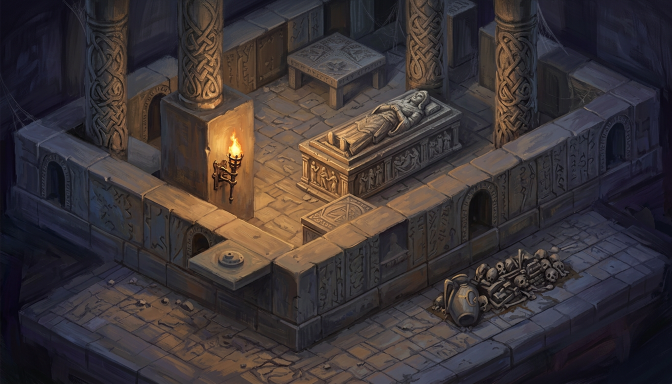
#> input picture qa/evidence/crypt-fresh/crypt_fresh_v1.png, 1344 x 768 px (shown at 1/2 size)
$ python build_overlays.py
#> lines starting #> are read from the running program, lines starting #| are printed output that depends on the picture; after the words box and inside, x2 and y2 are one past the last pixel; in counts of white or black regions, pixels touching at a corner belong together
#> in main, inp is the input picture: PIL image 1344x768 RGB; mean R, G, B 60.4, 52.4, 53.3
### qa/plate_overlays.py
#!/usr/bin/env python3
"""plate_overlays.py — the shared REGISTRATION primitives (edge-mask + edge-alignment recall).

Extracted from qa/evidence/1470/build_overlays.py so BOTH callers share ONE implementation:
  * qa/evidence/1470/build_overlays.py — the #1470 A/B evidence-image builder (its CLI still works,
    now importing these functions instead of carrying its own copy).
  * qa/plate_loop.py — the plate-sprint harness's registration gate (edge-recall vs the room greybox).

EDGE-ALIGNMENT RECALL is the deterministic registration signal: the fraction of the greybox's
structural-edge pixels that have a plate edge within a few px. High recall == the painted plate
preserves the authored greybox framing (the relight/registration stack can register its depth/normal
sidecars against it); low recall == props dropped / floor outpainted (drift). It is brightness-robust
(edge-based, not a luma silhouette), so a firelit/dark plate is judged on structure, not exposure.

Deterministic, offline (PIL only). No numpy, no LLM.
"""
from __future__ import annotations

from pathlib import Path

from PIL import Image, ImageFilter

# The contract greybox pixel frame (greybox_render_headless.PX_W/PX_H) — both images are resized to
# this before comparison so recall is computed in one fixed frame regardless of input resolution.
W, H = 1344, 768
EDGE_THR = 24     # FIND_EDGES brightness threshold: a pixel is a "structural edge" above this
TOL = 3           # px tolerance for a plate edge to count as covering a greybox edge


def edge_mask(im: Image.Image, thr: int = EDGE_THR) -> Image.Image:
    """Binary structural-edge mask (mode 'L', 0/255) of `im` via FIND_EDGES thresholded at `thr`."""
#> called with thr = 24
    return im.convert("L").filter(ImageFilter.FIND_EDGES).point(lambda p: 255 if p > thr else 0)
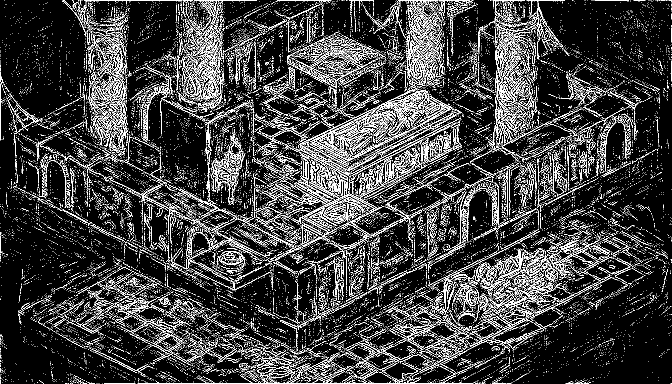
#> returned value: PIL image 1344x768 L (shown at 1/2 size); 14.8% white in thin lines or dots
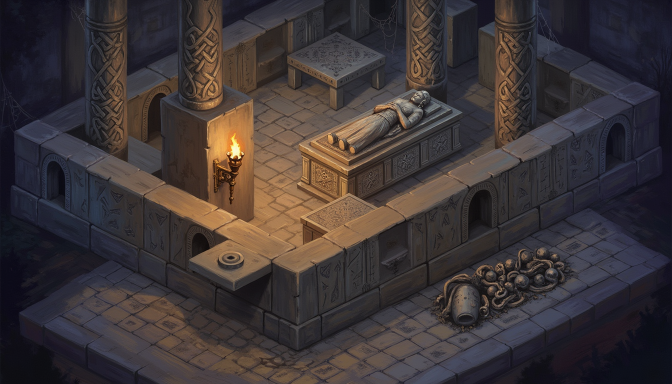
#> input picture qa/evidence/camerapin-img2img/candidates/strength_020.png, 1344 x 768 px (shown at 1/2 size)
#> in build_overlay, cand is the input picture: PIL image 1344x768 RGB; mean R, G, B 61.6, 53.7, 54.6
#> call 2 of edge_mask, with thr = 24
#> in edge_mask (call 2), `return im.convert("L").filter(ImageFilter.FIND_EDGES).point(lambda p: ..`:
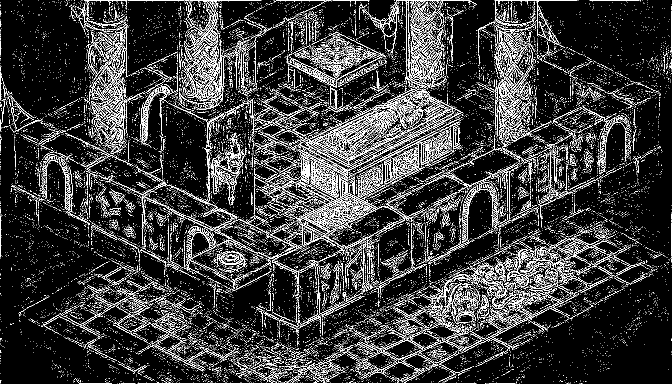
#> returned value: PIL image 1344x768 L (shown at 1/2 size); 13.6% white in thin lines or dots


def recall(grey_edges: Image.Image, plate_edges: Image.Image, tol: int = TOL) -> float:
    """Fraction of greybox edge pixels covered by a plate edge within `tol` px (via dilation).

    1.0 == every authored greybox edge has painted structure on it (perfect registration); 0.0 ==
    none do. `grey_edges` / `plate_edges` are the same-size binary masks from :func:`edge_mask`."""
#> called with tol = 3
    dil = plate_edges.filter(ImageFilter.MaxFilter(2 * tol + 1))
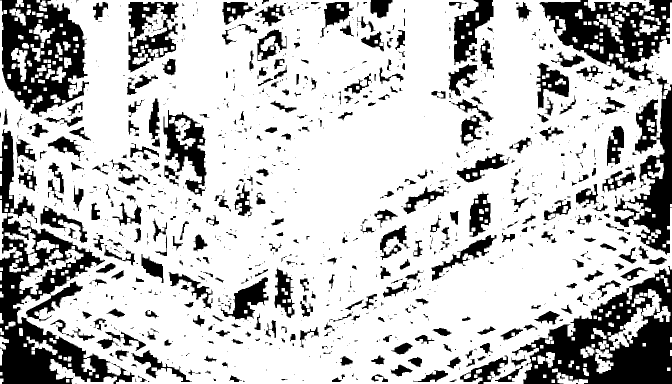
#> dil: PIL image 1344x768 L (shown at 1/2 size); 75.6% white; 1043 black regions (653 under 20 px), largest, box (x1, y1, x2, y2) and area: (0, 258, 269, 768) 35327, (1024, 532, 1344, 768) 34506, (0, 0, 178, 234) 23122
    gd, dd = grey_edges.getdata(), dil.getdata()
    tot = cov = 0
    for g, d in zip(gd, dd):
        if g:
            tot += 1
            if d:
                cov += 1
#> this loop made 1032192 passes
#> d on passes 1 to 3: 0, 0, 0
#> after the loop, cov = 145573; tot = 152804
    return cov / tot if tot else 0.0


# [10 lines left out: function registration_recall, not called in this run]

### qa/evidence/camerapin-img2img/build_overlays.py
#!/usr/bin/env python3
"""build_overlays.py — registration overlays for the camera-pin img2img strength sweep.

For each strength candidate, writes overlay_<strength>.png (the INPUT plate's structural edges, bright
magenta, composited over the candidate — same primitive as qa/evidence/1470/build_overlays.py and
qa/evidence/1556/gate.py, via qa/plate_overlays.py) so registration drift is visible, not just a number.
Also writes a side-by-side progression strip (input | 0.20 | 0.30 | 0.40).

Deterministic, offline (PIL only). Regenerate: python3 qa/evidence/camerapin-img2img/build_overlays.py
"""
import sys
from pathlib import Path

from PIL import Image

_QA = Path(__file__).resolve().parents[2]
if str(_QA) not in sys.path:
    sys.path.insert(0, str(_QA))
from plate_overlays import W, H, edge_mask, recall  # noqa: E402

_HERE = Path(__file__).resolve().parent
INPUT = _QA / "evidence" / "crypt-fresh" / "crypt_fresh_v1.png"
CANDIDATES = {
    "0.20": _HERE / "candidates" / "strength_020.png",
    "0.30": _HERE / "candidates" / "strength_030.png",
    "0.40": _HERE / "candidates" / "strength_040.png",
}
OUT = _HERE / "overlays"
SMALL = (896, 512)


def build_overlay(input_edges: Image.Image, candidate_path: Path, strength: str) -> float:
    cand = Image.open(candidate_path).convert("RGB").resize((W, H))
    cand_edges = edge_mask(cand, 24)
    r = recall(input_edges, cand_edges)
#> r = 0.953

    edge_rgba = Image.new("RGBA", (W, H), (0, 0, 0, 0))
#> edge_rgba: PIL image 1344x768 RGBA; every value is 0
    magenta = Image.new("RGBA", (W, H), (255, 0, 220, 255))
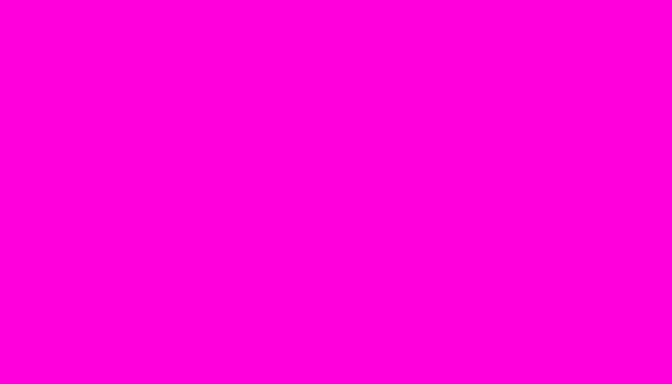
#> magenta: PIL image 1344x768 RGBA (shown at 1/2 size); mean R, G, B, A 255, 0, 220, 255
    edge_rgba.paste(magenta, (0, 0), input_edges)
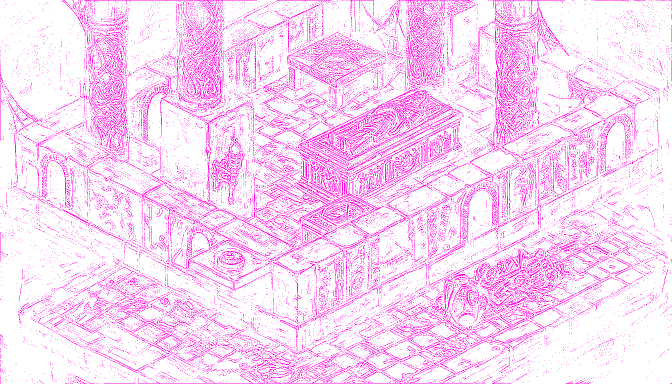
#> edge_rgba: PIL image 1344x768 RGBA (shown at 1/2 size); mean R, G, B, A 37.7, 0, 32.6, 37.7; transparent parts drawn white
    over = Image.alpha_composite(cand.convert("RGBA"), edge_rgba).convert("RGB")
    over.resize(SMALL).save(OUT / f"overlay_strength_{strength.replace('.', '')}.png")
    cand.resize(SMALL).save(OUT / f"plate_strength_{strength.replace('.', '')}.png")
    return r


def main() -> None:
    OUT.mkdir(exist_ok=True)
    inp = Image.open(INPUT).convert("RGB").resize((W, H))
    input_edges = edge_mask(inp, 24)
    inp.resize(SMALL).save(OUT / "plate_input.png")

    results = {}
    for strength, path in CANDIDATES.items():
        results[strength] = build_overlay(input_edges, path, strength)
        print(f"strength={strength}  recall_vs_input={results[strength]:.4f}")
#| strength=0.20  recall_vs_input=0.9527
#> pass 2 of the loop in main, `for strength, path in CANDIDATES.items():`:
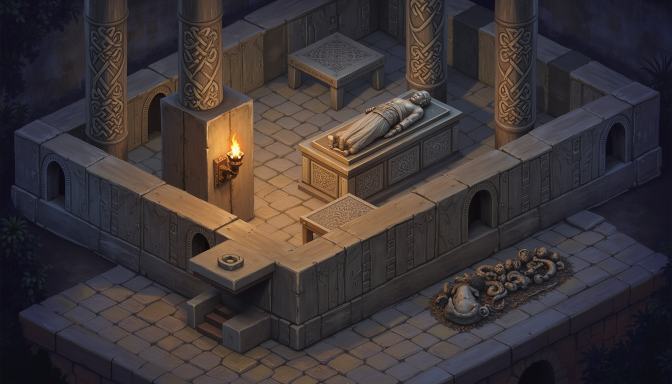
#> input picture qa/evidence/camerapin-img2img/candidates/strength_030.png, 1344 x 768 px (shown at 1/2 size)
#> in build_overlay, cand is the input picture: PIL image 1344x768 RGB; mean R, G, B 61.7, 53.9, 54.8
#> in edge_mask (call 3), `return im.convert("L").filter(ImageFilter.FIND_EDGES).point(lambda p: ..`:
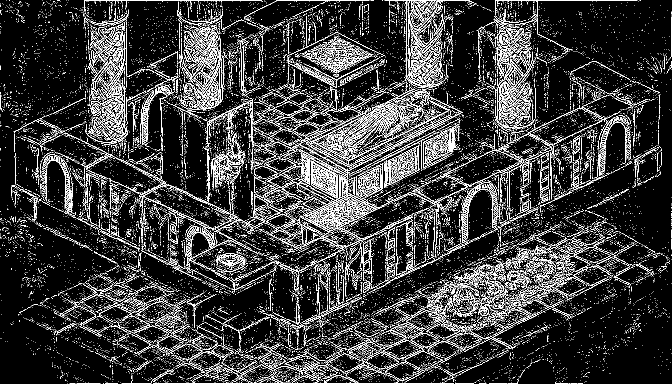
#> returned value: PIL image 1344x768 L (shown at 1/2 size); 13.8% white in thin lines or dots
#> dil: PIL image 1344x768 L; 76.1% white; 1113 black regions (708 under 20 px), largest, box (x1, y1, x2, y2) and area: (0, 443, 228, 768) 30986, (1022, 523, 1344, 768) 29325, (1079, 0, 1344, 167) 19589
#> the loop in recall (call 2), `for g, d in zip(gd, dd):` made 1032192 passes
#> r = 0.933
#> in build_overlay (call 2), `cand.resize(SMALL).save(OUT / f"plate_strength_{strength.replace('.', ..`:
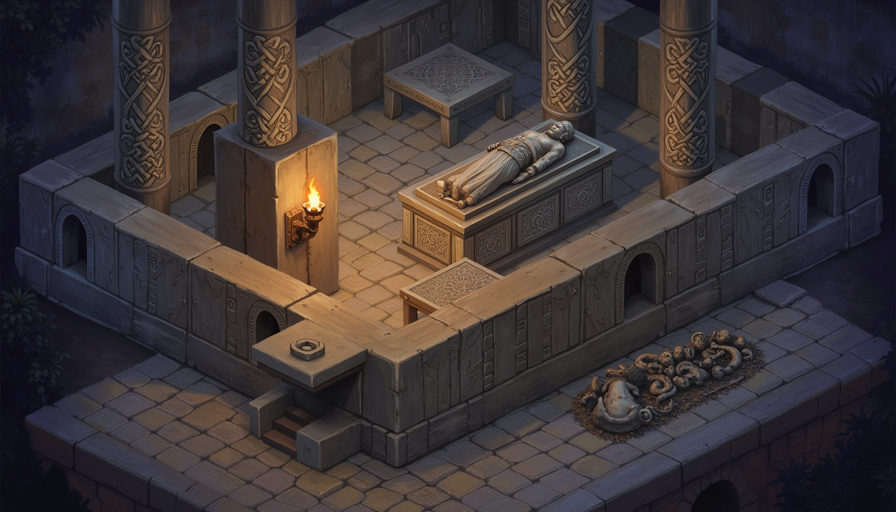
#> saved as plate_strength_030.png: PIL image 896x512 RGB; mean R, G, B 61.7, 53.9, 54.8
#| strength=0.30  recall_vs_input=0.9332
#> pass 3 of the loop in main, `for strength, path in CANDIDATES.items():`:
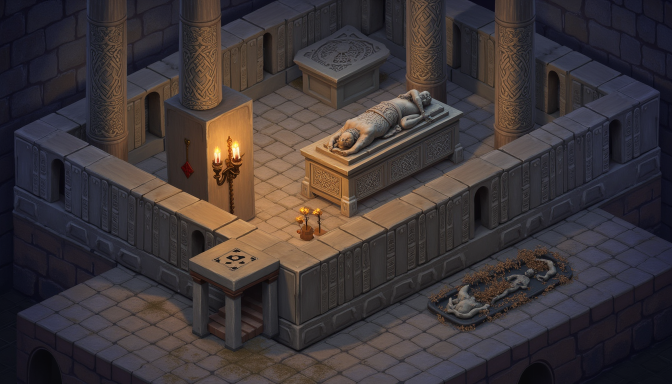
#> input picture qa/evidence/camerapin-img2img/candidates/strength_040.png, 1344 x 768 px (shown at 1/2 size)
#> in build_overlay, cand is the input picture: PIL image 1344x768 RGB; mean R, G, B 61.9, 54, 55
#> in edge_mask (call 4), `return im.convert("L").filter(ImageFilter.FIND_EDGES).point(lambda p: ..`:
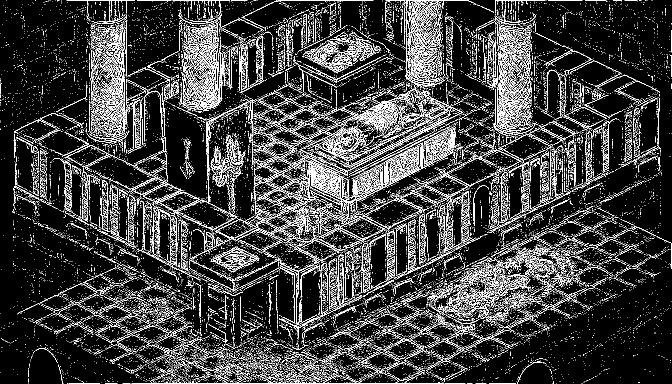
#> returned value: PIL image 1344x768 L (shown at 1/2 size); 14.6% white in thin lines or dots
#> dil: PIL image 1344x768 L; 76% white; 973 black regions (597 under 20 px), largest, box (x1, y1, x2, y2) and area: (0, 0, 284, 768) 49621, (900, 519, 1344, 768) 34505, (1040, 9, 1344, 482) 19213
#> r = 0.915
#> in build_overlay (call 3), `cand.resize(SMALL).save(OUT / f"plate_strength_{strength.replace('.', ..`:
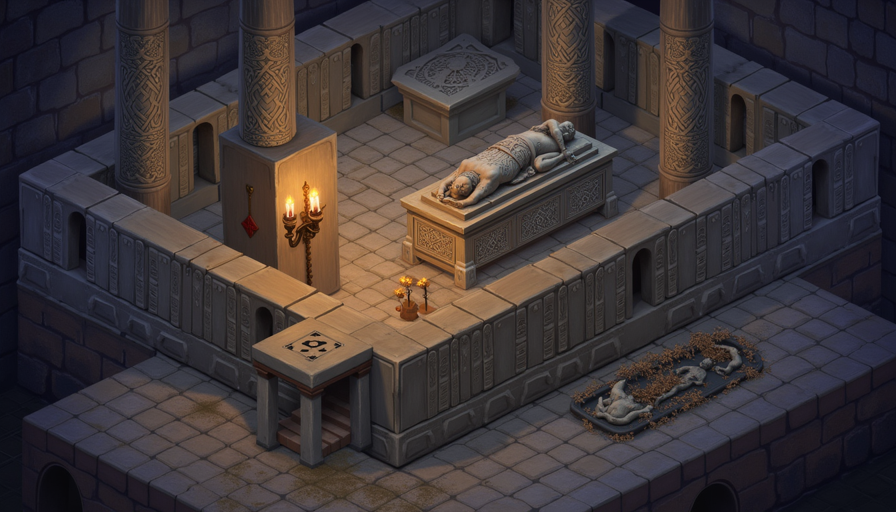
#> saved as plate_strength_040.png: PIL image 896x512 RGB; mean R, G, B 61.9, 54, 55
#| strength=0.40  recall_vs_input=0.9150

    # Progression strip: input | 0.20 | 0.30 | 0.40, each panel labeled by filename only (no text
    # burned in — ADDITIONS-LOCK discipline extends to not drawing on the evidence images).
    thumbs = [Image.open(OUT / "plate_input.png")] + [
        Image.open(OUT / f"plate_strength_{s.replace('.', '')}.png") for s in CANDIDATES
    ]
#> thumbs = 4 items
    w, h = thumbs[0].size
#> w = 896; h = 512
    strip = Image.new("RGB", (w * len(thumbs), h), (0, 0, 0))
#> strip: PIL image 3584x512 RGB; every value is 0
    for i, t in enumerate(thumbs):
        strip.paste(t, (i * w, 0))
#> this loop made 4 passes
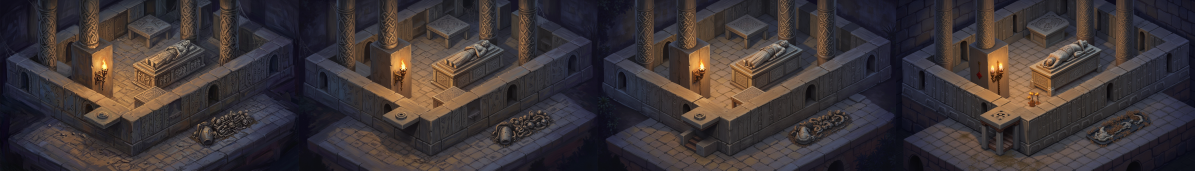
#> strip: PIL image 3584x512 RGB (shown at 1/3 size); mean R, G, B 61.4, 53.5, 54.4
    strip.save(OUT / "progression_strip.png")
    print("progression_strip.png -> input | 0.20 | 0.30 | 0.40")


if __name__ == "__main__":
    main()
